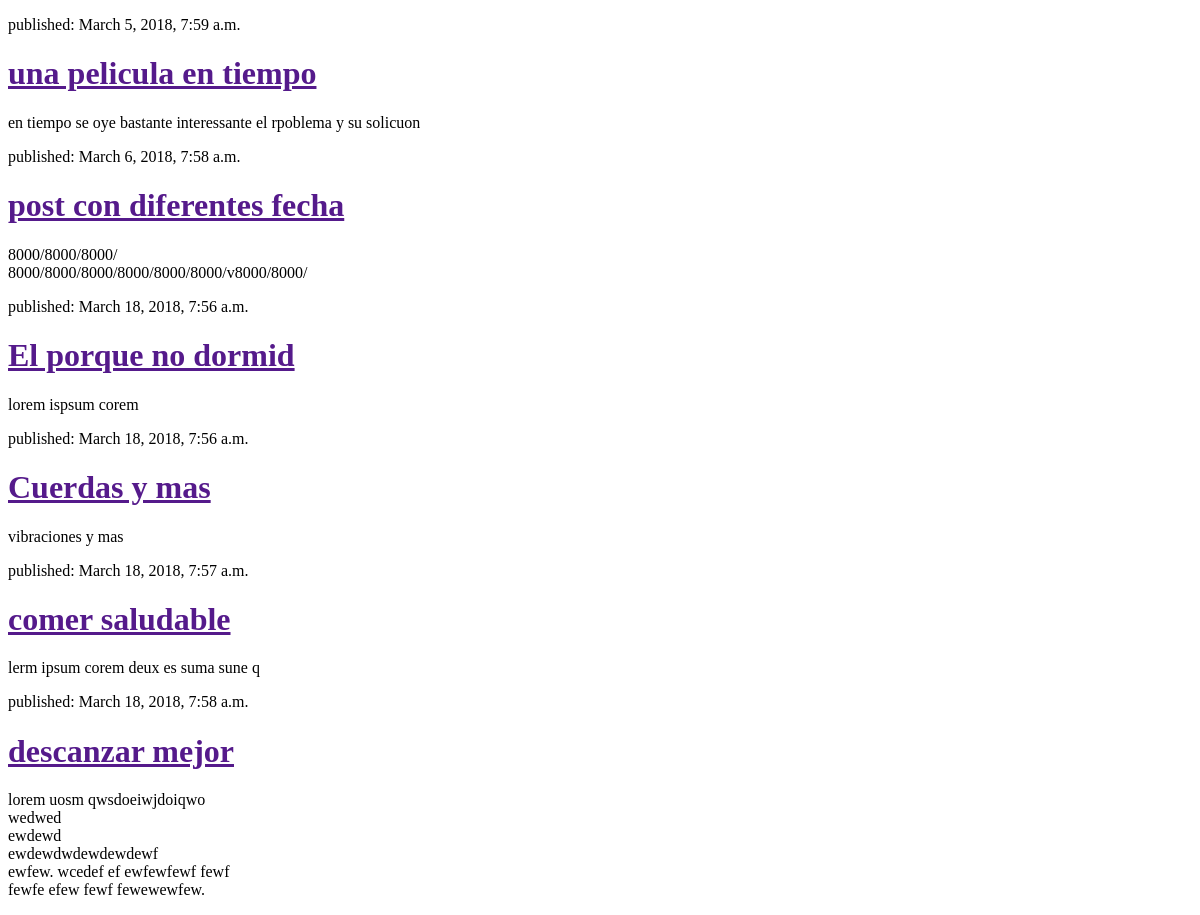
The app's page /posts/, older data.
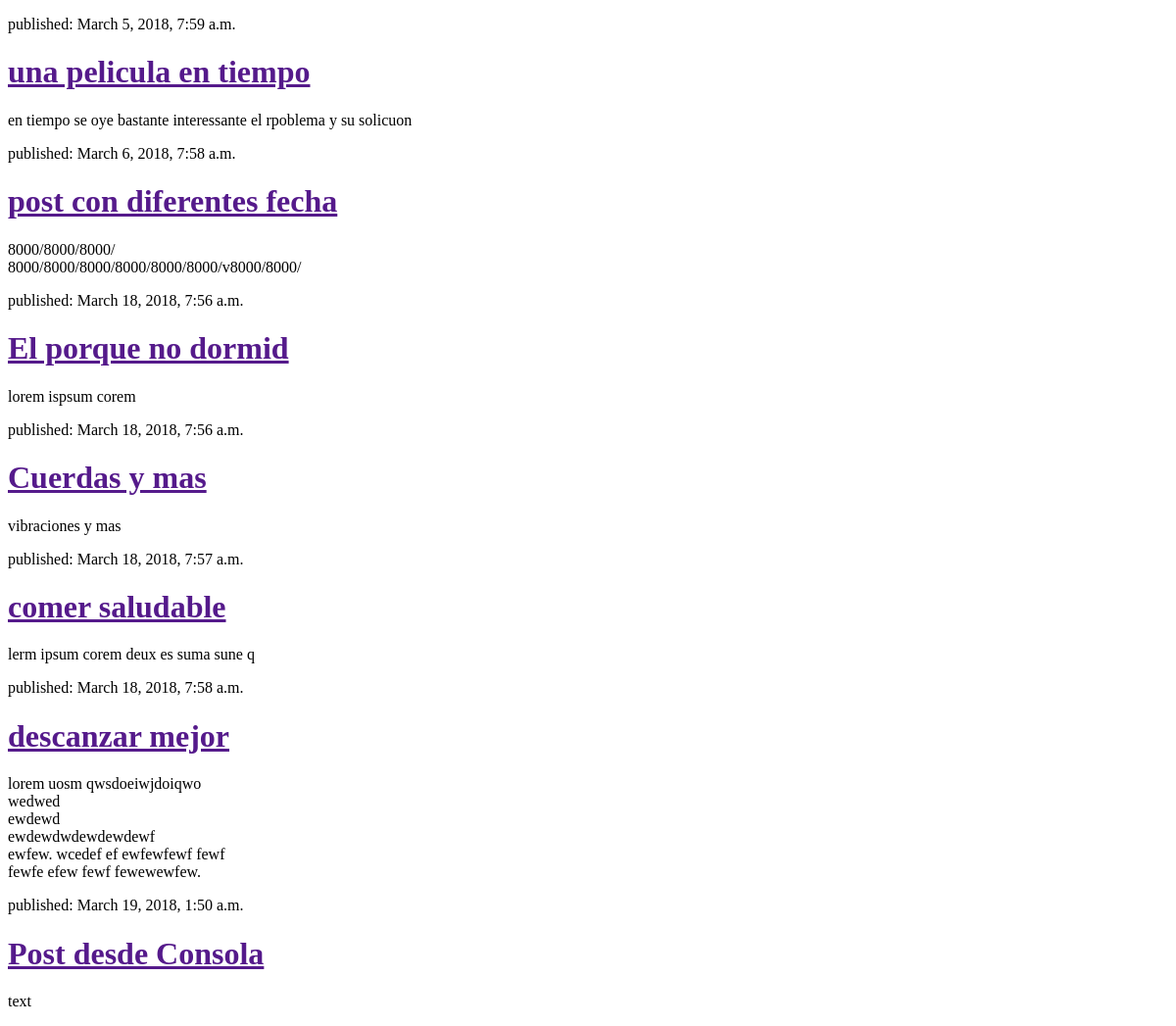
The same page, newer data.
### blog/models.py (models this page shows, shortened)
class Post(models.Model):
    author = models.ForeignKey('auth.User', on_delete=models.CASCADE)
    title = models.CharField(max_length=200)
    text = models.TextField()
    created_date = models.DateTimeField(
            default=timezone.now)
    published_date = models.DateTimeField(
            blank=True, null=True)

### blog/views.py (the view)
# urls.py: url('posts/', views.post_list),
def post_list(request):
    postsqueryset = Post.objects.filter(published_date__lte=timezone.now()).order_by('published_date')
    return render(request, 'blog/post_list.html', {'posts': postsqueryset})

### blog/templates/blog/post_list.html (shortened to what this page needs)
<!DOCTYPE html>
<html lang="en">
<head>
</head>
<body>
     {% for post in posts %}
        <div>
            <p>published: {{ post.published_date }}</p>
            <h1><a href="">{{ post.title }}</a></h1>
            <p>{{ post.text|linebreaksbr }}</p>
        </div>
    {% endfor %}
</body>
</html>

Row changes from the older to the newer data that the page shows:
added Post: published_date "March 19, 2018, 1:50 a.m.", title "Post desde Consola", text "text"
